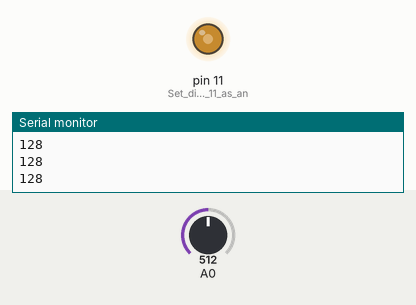
This sketch was run on a simulated Arduino Uno, built with avr-gcc and run on an emulated ATmega328P. Parts: output pins drawn as LEDs (lit = HIGH), the last lines printed to the serial monitor. Inputs (shaded band) come from the test bench; at power-on: A0 = 512.

Above: at 1.2 s.
1.3 s: A0 set to 716
At 2.5 s:
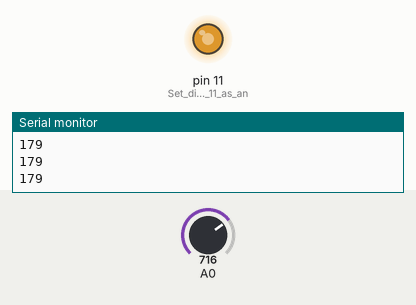
2.8 s: A0 set to 900
At 3.8 s:
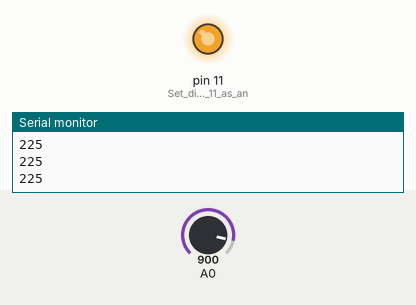
4.3 s: A0 set to 122
At 4.8 s:
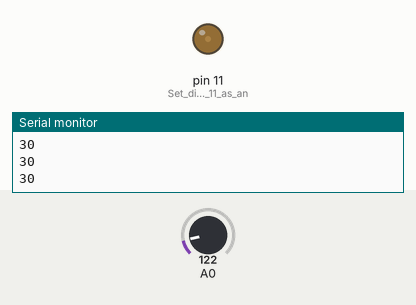
5.8 s: A0 set to 0
At 7.2 s:
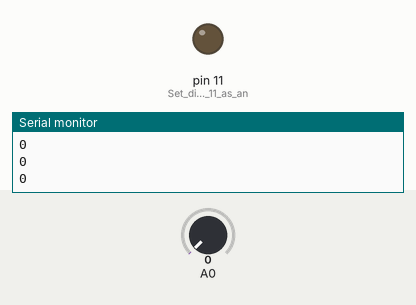
Timing chart, 0 to 8.3 s (numbered marks = the images above; inputs shaded):
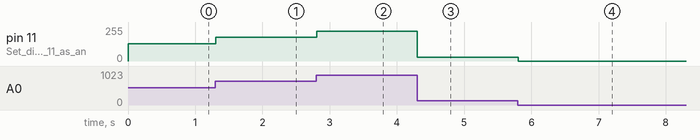

The sketch:

Script.ino
```cpp
// This program reads an analog input from pin A0 (such as a potentiometer),
// scales the value to a range suitable for PWM output, and writes it to digital pin 11.
// It also prints the scaled value to the serial monitor for debugging or monitoring purposes.

void setup()
{
  Serial.begin(9600);    // Initialize serial communication at 9600 bits per second
  pinMode(11, OUTPUT);   // Set digital pin 11 as an output for PWM signal
}

void loop()
{
  // Read the analog input from pin A0 (range 0 to 1023)
  // Scale it down to 0 to 255 for PWM output
  // int pValue = analogRead(A0) * 255 / 1023; // Alternative scaling method
  int pValue = analogRead(A0) / 4; // Divide by 4 to scale 0-1023 to 0-255

  Serial.println(pValue);          // Print the scaled value to the serial monitor
  analogWrite(11, pValue);         // Write the PWM signal to pin 11
}
```

Measured:
- after the input at 1.3 s, pin 11 (Set_digital_pin_11_as_an): 128/255 → 179/255 at once
- after the input at 2.8 s, pin 11 (Set_digital_pin_11_as_an): 179/255 → 225/255 at once
- after the input at 4.3 s, pin 11 (Set_digital_pin_11_as_an): 225/255 → 30/255 at once
- after the input at 5.8 s, pin 11 (Set_digital_pin_11_as_an): 30/255 → 0/255 at once
